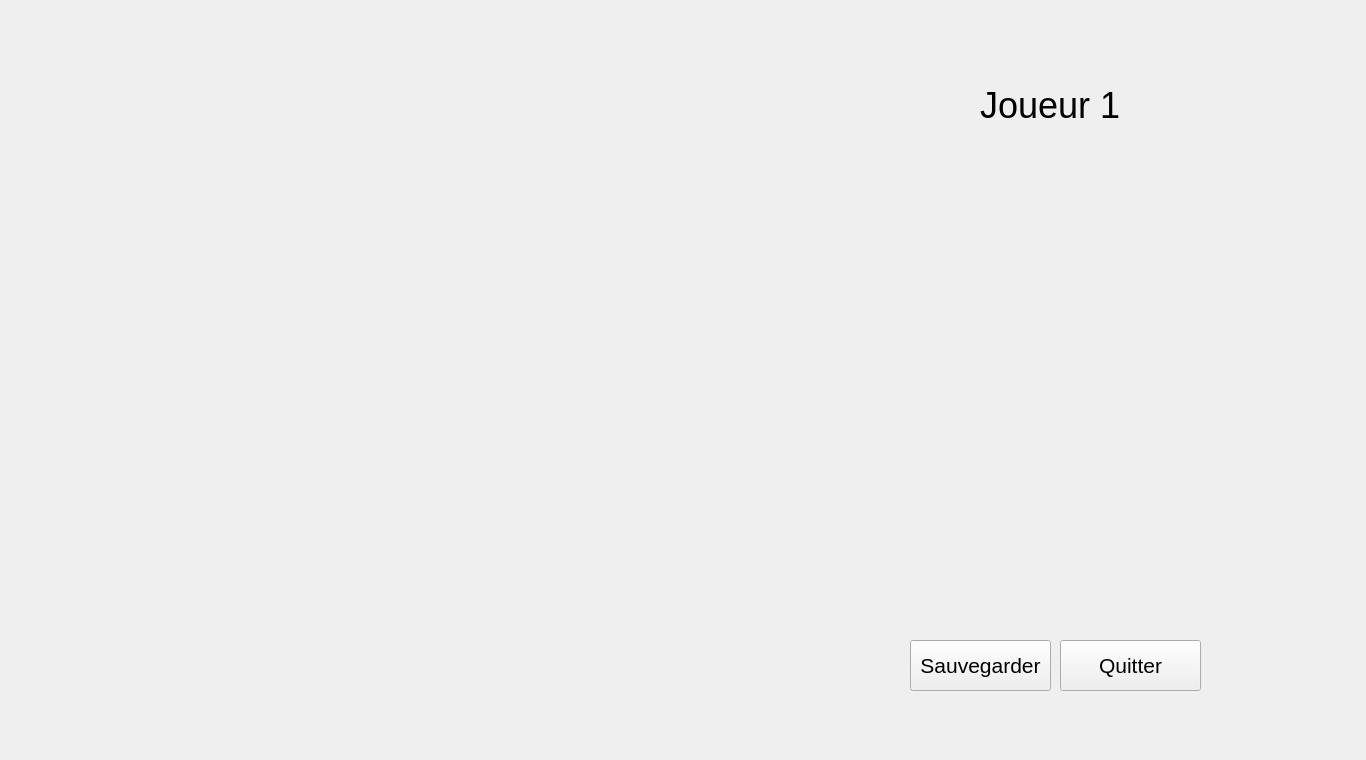
<?xml version="1.0" encoding="UTF-8"?>
<ui version="4.0">
 <class>ChessBoard</class>
 <widget class="QWidget" name="ChessBoard">
  <property name="geometry">
   <rect>
    <x>0</x>
    <y>0</y>
    <width>1366</width>
    <height>760</height>
   </rect>
  </property>
  <property name="windowTitle">
   <string>ChessBoard</string>
  </property>
  <widget class="QPushButton" name="boutonSauvegarder">
   <property name="geometry">
    <rect>
     <x>910</x>
     <y>640</y>
     <width>141</width>
     <height>51</height>
    </rect>
   </property>
   <property name="font">
    <font>
     <pointsize>16</pointsize>
    </font>
   </property>
   <property name="text">
    <string>Sauvegarder</string>
   </property>
  </widget>
  <widget class="QLabel" name="namePlayer">
   <property name="geometry">
    <rect>
     <x>980</x>
     <y>80</y>
     <width>141</width>
     <height>51</height>
    </rect>
   </property>
   <property name="font">
    <font>
     <pointsize>27</pointsize>
    </font>
   </property>
   <property name="text">
    <string>Joueur 1</string>
   </property>
  </widget>
  <widget class="QPushButton" name="pushButton">
   <property name="geometry">
    <rect>
     <x>1060</x>
     <y>640</y>
     <width>141</width>
     <height>51</height>
    </rect>
   </property>
   <property name="font">
    <font>
     <pointsize>16</pointsize>
    </font>
   </property>
   <property name="text">
    <string>Quitter</string>
   </property>
  </widget>
  <widget class="QLabel" name="label">
   <property name="geometry">
    <rect>
     <x>760</x>
     <y>0</y>
     <width>610</width>
     <height>760</height>
    </rect>
   </property>
   <property name="autoFillBackground">
    <bool>true</bool>
   </property>
   <property name="text">
    <string/>
   </property>
   <property name="pixmap">
    <pixmap resource="resourceschessjeu.qrc">:/images/game/game/fond partie 1.jpg</pixmap>
   </property>
   <property name="alignment">
    <set>Qt::AlignLeading|Qt::AlignLeft|Qt::AlignTop</set>
   </property>
  </widget>
  <zorder>label</zorder>
  <zorder>boutonSauvegarder</zorder>
  <zorder>namePlayer</zorder>
  <zorder>pushButton</zorder>
 </widget>
 <layoutdefault spacing="6" margin="11"/>
 <resources>
  <include location="resourceschessjeu.qrc"/>
 </resources>
 <connections/>
</ui>
